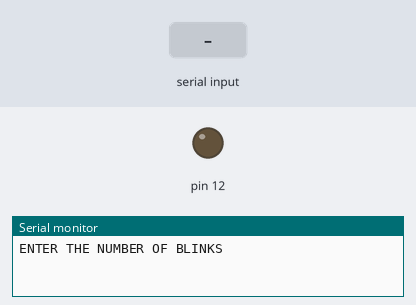
Simulated run of this sketch. Board: Arduino Uno, built with avr-gcc and run on an emulated ATmega328P. Shown: output pins drawn as LEDs (lit = HIGH), the last lines printed to the serial monitor. Dashed ring = blinking. Inputs (shaded band) come from the test bench.

Above: at 1.2 s.
1.3 s: "90,45\n" received over Serial
At 2.1 s:
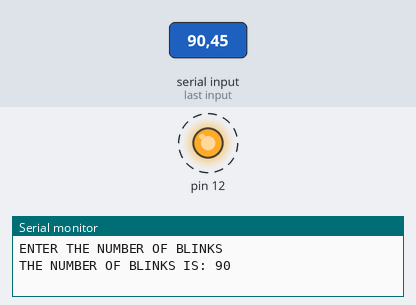
Timing chart, 0 to 10.3 s (numbered marks = the images above; inputs shaded):
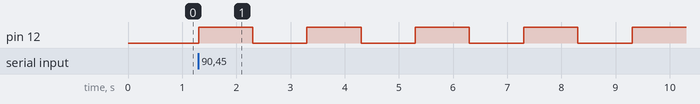

The sketch:

ReadInputFromSerialMonitor.ino
```cpp
int n;
String msg = "ENTER THE NUMBER OF BLINKS ";
String msg2 = "THE NUMBER OF BLINKS IS: ";


void setup() {
  // put your setup code here, to run once:
  Serial.begin(9600);
  pinMode(12,OUTPUT);
}

void loop() {
  // put your main code here, to run repeatedly:
  Serial.println(msg);

  while(Serial.available()==0)
  {
    //do nothing loop
  }


  n = Serial.parseInt();   //Serial.parseFloat();
  Serial.print(msg2);
  Serial.println(n);


  for(int i=0; i<n; i++)
  {
    digitalWrite(12,HIGH);
    delay(1000);
    digitalWrite(12,LOW);
    delay(1000);
  }
delay(2000);

}
```

Measured:
- after the input at 1.3 s, pin 12: alternates HIGH for 1.0 s and LOW for 1.0 s, starting at once
